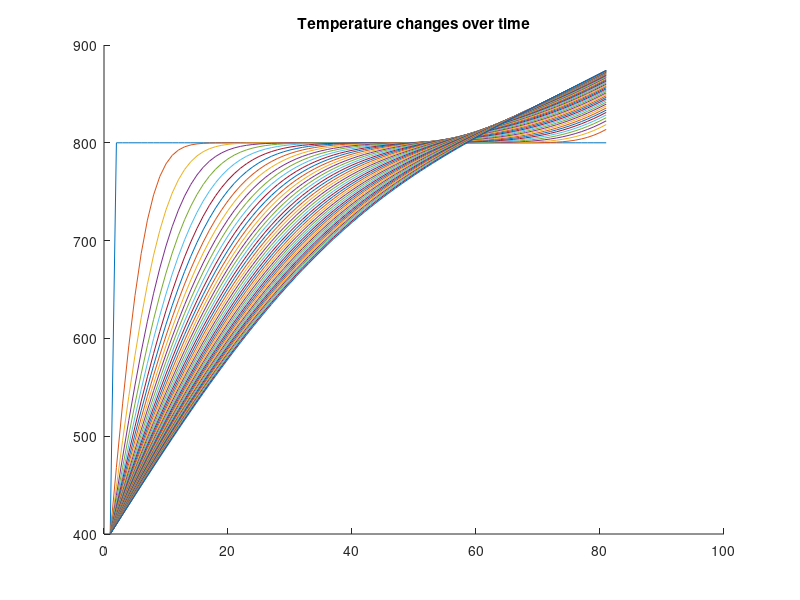
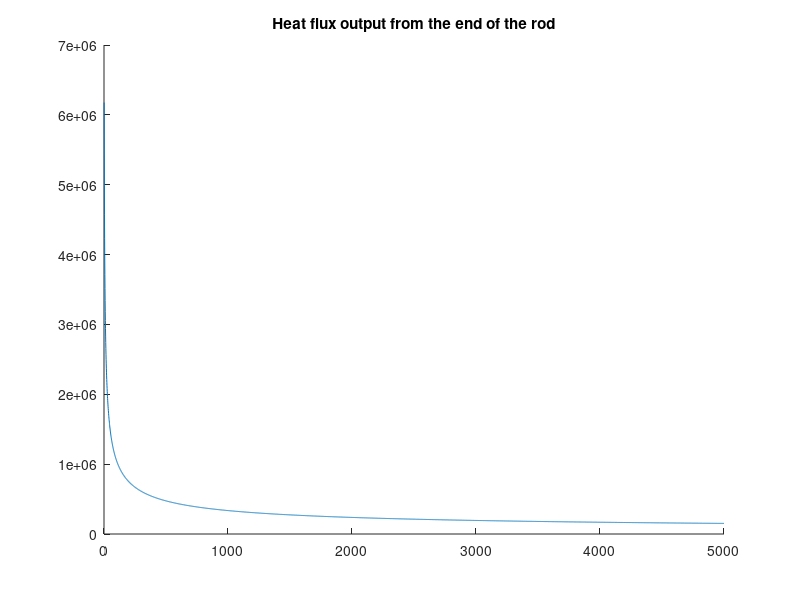

MATLAB code to generate these figures, in order:
clc
clear
l = 2 ;
m = 80 ;
dx = l/m ; 
alpha = 11.234*power(10,-5) ; %pure_copper
k = 386 ; %pure_copper
dt = 0.6 ; 
beta = (alpha*dt)/(power(dx,2)) ; 
Q = 50000; %heat flux
Tw = 400 ; 
To = 800 ; 
n_max = 5000 ; 
T = zeros(m+1 , n_max) ; 
T(: , 1) = To ;
T(1 , :) = Tw ; 
Q_transfer = zeros(1 , n_max) ; 
for n=1 : n_max
    for i=2 : m-1
        T(i , n+1) = beta*(T(i+1 , n)-2*T(i , n)+T(i-1 , n))+T(i , n) ;
    end
     T(m , n+1) = beta*((Q*dx/k)-T(m , n)+T(m-1 , n))+T(m , n) ;
     T(m+1 , n+1) = T(m , n+1) + (Q*dx/k) ; 
     Q_transfer(1,n) = k*(T(2,n)-T(1,n))/dx ; %Heat flux output from the end of the rod
end

for n=1 :100: n_max 
    hold on ;
    plot(T(: , n)) ; 
    title('Temperature changes over time');
end

figure ;
hold on ;
plot(Q_transfer) ; 
title('Heat flux output from the end of the rod');
